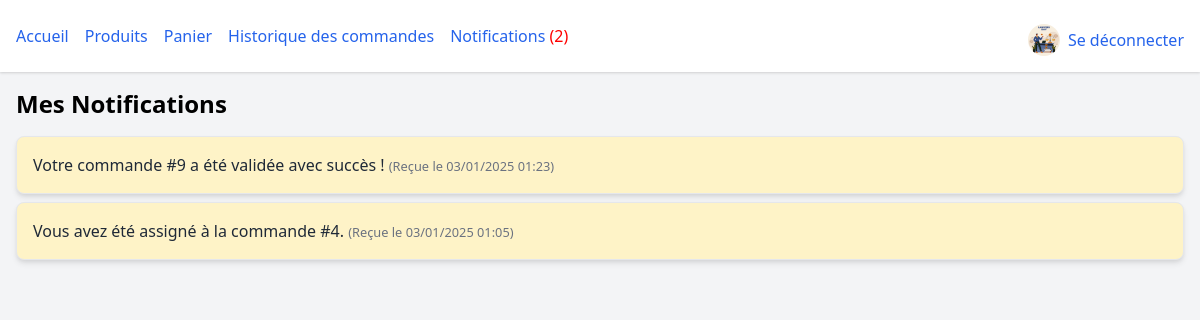
The page /notifications/ (signed in) on the database its author committed.
### store/models.py (models this page shows, shortened)
class User(AbstractUser):
    is_admin = models.BooleanField(default=False)
    favorites = models.ManyToManyField('Product', related_name='favorited_by', blank=True)
    profile_picture = models.ImageField(upload_to='profile_pictures/', null=True, blank=True)  # Champ pour l'upload de la photo de profil
    groups = models.ManyToManyField(
        Group,
        related_name='store_user_groups',  # Nom unique pour éviter les conflits
        blank=True,
    )
    user_permissions = models.ManyToManyField(
        Permission,
        related_name='store_user_permissions',  # Nom unique pour éviter les conflits
        blank=True,
    )

class Notification(models.Model):
    user = models.ForeignKey(User, on_delete=models.CASCADE, related_name='notifications')
    message = models.TextField()
    created_at = models.DateTimeField(auto_now_add=True)
    is_read = models.BooleanField(default=False)

### store/views.py (the view)
# urls.py: path('notifications/', views.notifications, name='notifications'),
@login_required
def notifications(request):
    user_notifications = Notification.objects.filter(user=request.user).order_by('-created_at')
    return render(request, 'store/notifications.html', {'notifications': user_notifications})

### store/templates/store/notifications.html (shortened to what this page needs)
{% extends "store/base.html" %}
{% block content %}
<h2 class="text-2xl font-bold mb-4">Mes Notifications</h2>
<ul class="space-y-2">
    {% for notification in notifications %}
        <li class="p-4 border rounded-lg shadow-md bg-yellow-100">
            <div class="flex justify-between items-center">
                <div>
                    <span class="text-gray-800">{{ notification.message }}</span>
                    <small class="text-gray-500">(Reçue le {{ notification.created_at|date:"d/m/Y H:i" }})</small>
                </div>
            </div>
        </li>
    {% empty %}
        <li class="p-4 text-gray-500">Vous n'avez pas de notifications.</li>
    {% endfor %}
</ul>
{% endblock %}

### store/templates/store/base.html (shortened to what this page needs)
<!DOCTYPE html>
<html lang="fr">
  <head>
    <link href="https://cdn.jsdelivr.net/npm/tailwindcss@2.2.19/dist/tailwind.min.css" rel="stylesheet">
  </head>
  <body class="bg-gray-100">
    <header class="bg-white shadow">
      <nav class="px-4 py-4 flex justify-between items-center">
        <ul class="flex space-x-4">
          <li><a href="/" class="text-blue-600 hover:underline">Accueil</a></li>
          <li><a href="/products/" class="text-blue-600 hover:underline">Produits</a></li>
          <li><a href="/cart/" class="text-blue-600 hover:underline">Panier</a></li>
          <li><a href="{% url 'order_history' %}" class="text-blue-600 hover:underline">Historique des commandes</a></li>
          <li>
            <a href="{% url 'notifications' %}" class="text-blue-600 hover:underline">
                Notifications
                {% with request.user.notifications.all as user_notifications %}
                {% with user_notifications|length as unread_count %}
                {% if unread_count > 0 %}
                    <span style="color: red;">({{ unread_count }})</span>
                {% endif %}
                {% endwith %}
                {% endwith %}
            </a>
          </li>
        </ul>
        <div class="flex items-center mt-2">
          {% if user.is_authenticated %}
            <a href="{% url 'profile_update' %}">
                <img src="{{ user.profile_picture.url }}" alt="Profile Picture" class="w-8 h-8 rounded-full mr-2">
            </a>
            <a href="{% url 'logout' %}" class="text-blue-600 hover:underline">Se déconnecter</a>
          {% else %}
            <a href="{% url 'login' %}" class="text-blue-600 hover:underline">Se connecter</a>
          {% endif %}
        </div>
      </nav>
    </header>
    <main class="max-w-7xl mx-auto p-4">
      {% block content %}{% endblock %}
    </main>
  </body>
</html>

### rows shown on the page
User: profile_picture (picture)
Notification: message "Votre commande #9 a été validée avec succès !", created_at "03/01/2025 01:23"
Notification: message "Vous avez été assigné à la commande #4.", created_at "03/01/2025 01:05"

### other values the page prints
{{ unread_count }} "2"
